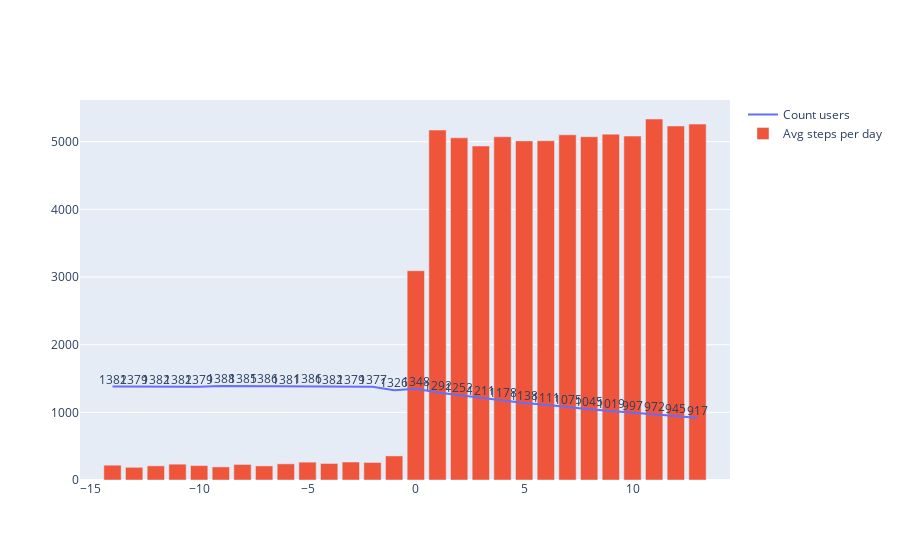

The code cell stored with this chart in its notebook:
### Markdown cell above
У пользователей ios не наблюдается резкое изменение количества шагов - разтет на 10 % . Но при этом падает количество пользователей. При чем за день до установки людей больше чем в день установки, что похоже на ошибку. Но так же количество людей со дня устнановки уменьшается на 35% - кажется что люди после установки приложения в течении 14 дней его удаляют.

### Code cell
#android
print_avg_steps_distribution(df[df.platform == 'ANDROID'])

### Figure 1 — Plotly figure (JSON) as saved in the notebook; plotly's stock layout.template omitted (floating-point values rounded to 4 significant figures)
{"data": [{"mode": "lines+text", "name": "Count users", "text": [1382, 1379, 1382, 1382, 1379, 1388, 1385, 1386, 1381, 1386, 1382, 1379, 1377, 1326, 1348, 1292, 1252, 1211, 1178, 1138, 1111, 1075, 1045, 1019, 997, 972, 945, 917], "textposition": "top center", "type": "scatter", "x": [-14, -13, -12, -11, -10, -9, -8, -7, -6, -5, -4, -3, -2, -1, 0, 1, 2, 3, 4, 5, 6, 7, 8, 9, 10, 11, 12, 13], "y": [1382, 1379, 1382, 1382, 1379, 1388, 1385, 1386, 1381, 1386, 1382, 1379, 1377, 1326, 1348, 1292, 1252, 1211, 1178, 1138, 1111, 1075, 1045, 1019, 997, 972, 945, 917]}, {"name": "Avg steps per day", "type": "bar", "x": [-14, -13, -12, -11, -10, -9, -8, -7, -6, -5, -4, -3, -2, -1, 0, 1, 2, 3, 4, 5, 6, 7, 8, 9, 10, 11, 12, 13], "y": [218.9, 187.7, 209.0, 233.9, 212.9, 193.3, 230.1, 208.2, 239.0, 263.6, 244.4, 265.9, 258.9, 356.1, 3093.0, 5172.0, 5057.0, 4937.0, 5074.0, 5012.0, 5015.0, 5102.0, 5074.0, 5112.0, 5083.0, 5336.0, 5233.0, 5261.0]}], "layout": {}}
